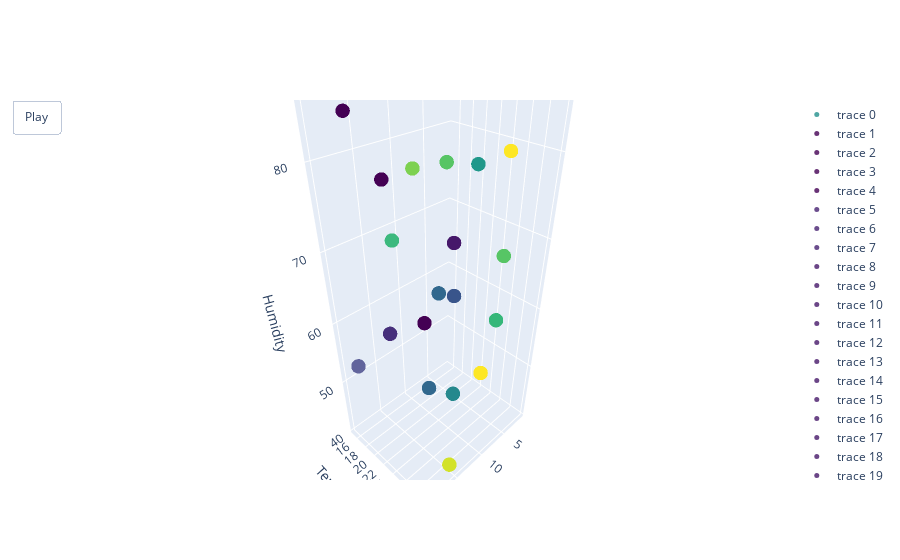

Source (notebook cell):
### Code cell
import numpy as np
import pandas as pd
import plotly.graph_objects as go

# Your data
day = [day for day in range(1, 21)]
temp = np.random.randint(15, 31, 20)
hum = np.random.randint(40, 91, 20)

df = pd.DataFrame({'Day': day, 'Temperature': temp, 'Humidity': hum})

# Creating the 3D plot with animation
fig = go.Figure()

for i in range(len(df)):
    fig.add_trace(go.Scatter3d(
        x=df['Day'][:i+1],
        y=df['Temperature'][:i+1],
        z=df['Humidity'][:i+1],
        mode='markers',
        marker=dict(size=5, color=df['Temperature'][:i+1], colorscale='Viridis', opacity=0.8)
    ))

fig.update_layout(
    scene=dict(
        xaxis_title='Day',
        yaxis_title='Temperature',
        zaxis_title='Humidity'
    ),
    updatemenus=[dict(type='buttons', showactive=False,
                      buttons=[dict(label='Play',
                                    method='animate',
                                    args=[None, dict(frame=dict(duration=100, redraw=True), fromcurrent=True)])])]
)

frames = [go.Frame(data=[go.Scatter3d(
    x=df['Day'][:k+1],
    y=df['Temperature'][:k+1],
    z=df['Humidity'][:k+1],
    mode='markers',
    marker=dict(size=5, color=df['Temperature'][:k+1], colorscale='Viridis', opacity=0.8)
)]) for k in range(len(df))]

fig.frames = frames
fig.show()

### Figure 1 — Plotly figure (JSON) as saved in the notebook; plotly's stock layout.template omitted (floating-point values rounded to 4 significant figures)
{"data": [{"marker": {"color": [16], "colorscale": [[0, "#440154"], [0.1111, "#482878"], [0.2222, "#3e4989"], [0.3333, "#31688e"], [0.4444, "#26828e"], [0.5556, "#1f9e89"], [0.6667, "#35b779"], [0.7778, "#6ece58"], [0.8889, "#b5de2b"], [1, "#fde725"]], "opacity": 0.8, "size": 5}, "mode": "markers", "type": "scatter3d", "x": [1], "y": [16], "z": [64]}, {"marker": {"color": [16, 25], "colorscale": [[0, "#440154"], [0.1111, "#482878"], [0.2222, "#3e4989"], [0.3333, "#31688e"], [0.4444, "#26828e"], [0.5556, "#1f9e89"], [0.6667, "#35b779"], [0.7778, "#6ece58"], [0.8889, "#b5de2b"], [1, "#fde725"]], "opacity": 0.8, "size": 5}, "mode": "markers", "type": "scatter3d", "x": [1, 2], "y": [16, 25], "z": [64, 56]}, {"marker": {"color": [16, 25, 26], "colorscale": [[0, "#440154"], [0.1111, "#482878"], [0.2222, "#3e4989"], [0.3333, "#31688e"], [0.4444, "#26828e"], [0.5556, "#1f9e89"], [0.6667, "#35b779"], [0.7778, "#6ece58"], [0.8889, "#b5de2b"], [1, "#fde725"]], "opacity": 0.8, "size": 5}, "mode": "markers", "type": "scatter3d", "x": [1, 2, 3], "y": [16, 25, 26], "z": [64, 56, 67]}, {"marker": {"color": [16, 25, 26, 19], "colorscale": [[0, "#440154"], [0.1111, "#482878"], [0.2222, "#3e4989"], [0.3333, "#31688e"], [0.4444, "#26828e"], [0.5556, "#1f9e89"], [0.6667, "#35b779"], [0.7778, "#6ece58"], [0.8889, "#b5de2b"], [1, "#fde725"]], "opacity": 0.8, "size": 5}, "mode": "markers", "type": "scatter3d", "x": [1, 2, 3, 4], "y": [16, 25, 26, 19], "z": [64, 56, 67, 58]}, {"marker": {"color": [16, 25, 26, 19, 23], "colorscale": [[0, "#440154"], [0.1111, "#482878"], [0.2222, "#3e4989"], [0.3333, "#31688e"], [0.4444, "#26828e"], [0.5556, "#1f9e89"], [0.6667, "#35b779"], [0.7778, "#6ece58"], [0.8889, "#b5de2b"], [1, "#fde725"]], "opacity": 0.8, "size": 5}, "mode": "markers", "type": "scatter3d", "x": [1, 2, 3, 4, 5], "y": [16, 25, 26, 19, 23], "z": [64, 56, 67, 58, 78]}, {"marker": {"color": [16, 25, 26, 19, 23, 15], "colorscale": [[0, "#440154"], [0.1111, "#482878"], [0.2222, "#3e4989"], [0.3333, "#31688e"], [0.4444, "#26828e"], [0.5556, "#1f9e89"], [0.6667, "#35b779"], [0.7778, "#6ece58"], [0.8889, "#b5de2b"], [1, "#fde725"]], "opacity": 0.8, "size": 5}, "mode": "markers", "type": "scatter3d", "x": [1, 2, 3, 4, 5, 6], "y": [16, 25, 26, 19, 23, 15], "z": [64, 56, 67, 58, 78, 52]}, {"marker": {"color": [16, 25, 26, 19, 23, 15, 22], "colorscale": [[0, "#440154"], [0.1111, "#482878"], [0.2222, "#3e4989"], [0.3333, "#31688e"], [0.4444, "#26828e"], [0.5556, "#1f9e89"], [0.6667, "#35b779"], [0.7778, "#6ece58"], [0.8889, "#b5de2b"], [1, "#fde725"]], "opacity": 0.8, "size": 5}, "mode": "markers", "type": "scatter3d", "x": [1, 2, 3, 4, 5, 6, 7], "y": [16, 25, 26, 19, 23, 15, 22], "z": [64, 56, 67, 58, 78, 52, 43]}, {"marker": {"color": [16, 25, 26, 19, 23, 15, 22, 20], "colorscale": [[0, "#440154"], [0.1111, "#482878"], [0.2222, "#3e4989"], [0.3333, "#31688e"], [0.4444, "#26828e"], [0.5556, "#1f9e89"], [0.6667, "#35b779"], [0.7778, "#6ece58"], [0.8889, "#b5de2b"], [1, "#fde725"]], "opacity": 0.8, "size": 5}, "mode": "markers", "type": "scatter3d", "x": [1, 2, 3, 4, 5, 6, 7, 8], "y": [16, 25, 26, 19, 23, 15, 22, 20], "z": [64, 56, 67, 58, 78, 52, 43, 61]}, {"marker": {"color": [16, 25, 26, 19, 23, 15, 22, 20, 30], "colorscale": [[0, "#440154"], [0.1111, "#482878"], [0.2222, "#3e4989"], [0.3333, "#31688e"], [0.4444, "#26828e"], [0.5556, "#1f9e89"], [0.6667, "#35b779"], [0.7778, "#6ece58"], [0.8889, "#b5de2b"], [1, "#fde725"]], "opacity": 0.8, "size": 5}, "mode": "markers", "type": "scatter3d", "x": [1, 2, 3, 4, 5, 6, 7, 8, 9], "y": [16, 25, 26, 19, 23, 15, 22, 20, 30], "z": [64, 56, 67, 58, 78, 52, 43, 61, 82]}, {"marker": {"color": [16, 25, 26, 19, 23, 15, 22, 20, 30, 20], "colorscale": [[0, "#440154"], [0.1111, "#482878"], [0.2222, "#3e4989"], [0.3333, "#31688e"], [0.4444, "#26828e"], [0.5556, "#1f9e89"], [0.6667, "#35b779"], [0.7778, "#6ece58"], [0.8889, "#b5de2b"], [1, "#fde725"]], "opacity": 0.8, "size": 5}, "mode": "markers", "type": "scatter3d", "x": [1, 2, 3, 4, 5, 6, 7, 8, 9, 10], "y": [16, 25, 26, 19, 23, 15, 22, 20, 30, 20], "z": [64, 56, 67, 58, 78, 52, 43, 61, 82, 45]}, {"marker": {"color": [16, 25, 26, 19, 23, 15, 22, 20, 30, 20, 30], "colorscale": [[0, "#440154"], [0.1111, "#482878"], [0.2222, "#3e4989"], [0.3333, "#31688e"], [0.4444, "#26828e"], [0.5556, "#1f9e89"], [0.6667, "#35b779"], [0.7778, "#6ece58"], [0.8889, "#b5de2b"], [1, "#fde725"]], "opacity": 0.8, "size": 5}, "mode": "markers", "type": "scatter3d", "x": [1, 2, 3, 4, 5, 6, 7, 8, 9, 10, 11], "y": [16, 25, 26, 19, 23, 15, 22, 20, 30, 20, 30], "z": [64, 56, 67, 58, 78, 52, 43, 61, 82, 45, 56]}, {"marker": {"color": [16, 25, 26, 19, 23, 15, 22, 20, 30, 20, 30, 15], "colorscale": [[0, "#440154"], [0.1111, "#482878"], [0.2222, "#3e4989"], [0.3333, "#31688e"], [0.4444, "#26828e"], [0.5556, "#1f9e89"], [0.6667, "#35b779"], [0.7778, "#6ece58"], [0.8889, "#b5de2b"], [1, "#fde725"]], "opacity": 0.8, "size": 5}, "mode": "markers", "type": "scatter3d", "x": [1, 2, 3, 4, 5, 6, 7, 8, 9, 10, 11, 12], "y": [16, 25, 26, 19, 23, 15, 22, 20, 30, 20, 30, 15], "z": [64, 56, 67, 58, 78, 52, 43, 61, 82, 45, 56, 76]}, {"marker": {"color": [16, 25, 26, 19, 23, 15, 22, 20, 30, 20, 30, 15, 26], "colorscale": [[0, "#440154"], [0.1111, "#482878"], [0.2222, "#3e4989"], [0.3333, "#31688e"], [0.4444, "#26828e"], [0.5556, "#1f9e89"], [0.6667, "#35b779"], [0.7778, "#6ece58"], [0.8889, "#b5de2b"], [1, "#fde725"]], "opacity": 0.8, "size": 5}, "mode": "markers", "type": "scatter3d", "x": [1, 2, 3, 4, 5, 6, 7, 8, 9, 10, 11, 12, 13], "y": [16, 25, 26, 19, 23, 15, 22, 20, 30, 20, 30, 15, 26], "z": [64, 56, 67, 58, 78, 52, 43, 61, 82, 45, 56, 76, 81]}, {"marker": {"color": [16, 25, 26, 19, 23, 15, 22, 20, 30, 20, 30, 15, 26, 17], "colorscale": [[0, "#440154"], [0.1111, "#482878"], [0.2222, "#3e4989"], [0.3333, "#31688e"], [0.4444, "#26828e"], [0.5556, "#1f9e89"], [0.6667, "#35b779"], [0.7778, "#6ece58"], [0.8889, "#b5de2b"], [1, "#fde725"]], "opacity": 0.8, "size": 5}, "mode": "markers", "type": "scatter3d", "x": [1, 2, 3, 4, 5, 6, 7, 8, 9, 10, 11, 12, 13, 14], "y": [16, 25, 26, 19, 23, 15, 22, 20, 30, 20, 30, 15, 26, 17], "z": [64, 56, 67, 58, 78, 52, 43, 61, 82, 45, 56, 76, 81, 56]}, {"marker": {"color": [16, 25, 26, 19, 23, 15, 22, 20, 30, 20, 30, 15, 26, 17, 29], "colorscale": [[0, "#440154"], [0.1111, "#482878"], [0.2222, "#3e4989"], [0.3333, "#31688e"], [0.4444, "#26828e"], [0.5556, "#1f9e89"], [0.6667, "#35b779"], [0.7778, "#6ece58"], [0.8889, "#b5de2b"], [1, "#fde725"]], "opacity": 0.8, "size": 5}, "mode": "markers", "type": "scatter3d", "x": [1, 2, 3, 4, 5, 6, 7, 8, 9, 10, 11, 12, 13, 14, 15], "y": [16, 25, 26, 19, 23, 15, 22, 20, 30, 20, 30, 15, 26, 17, 29], "z": [64, 56, 67, 58, 78, 52, 43, 61, 82, 45, 56, 76, 81, 56, 41]}, {"marker": {"color": [16, 25, 26, 19, 23, 15, 22, 20, 30, 20, 30, 15, 26, 17, 29, 15], "colorscale": [[0, "#440154"], [0.1111, "#482878"], [0.2222, "#3e4989"], [0.3333, "#31688e"], [0.4444, "#26828e"], [0.5556, "#1f9e89"], [0.6667, "#35b779"], [0.7778, "#6ece58"], [0.8889, "#b5de2b"], [1, "#fde725"]], "opacity": 0.8, "size": 5}, "mode": "markers", "type": "scatter3d", "x": [1, 2, 3, 4, 5, 6, 7, 8, 9, 10, 11, 12, 13, 14, 15, 16], "y": [16, 25, 26, 19, 23, 15, 22, 20, 30, 20, 30, 15, 26, 17, 29, 15], "z": [64, 56, 67, 58, 78, 52, 43, 61, 82, 45, 56, 76, 81, 56, 41, 84]}, {"marker": {"color": [16, 25, 26, 19, 23, 15, 22, 20, 30, 20, 30, 15, 26, 17, 29, 15, 21], "colorscale": [[0, "#440154"], [0.1111, "#482878"], [0.2222, "#3e4989"], [0.3333, "#31688e"], [0.4444, "#26828e"], [0.5556, "#1f9e89"], [0.6667, "#35b779"], [0.7778, "#6ece58"], [0.8889, "#b5de2b"], [1, "#fde725"]], "opacity": 0.8, "size": 5}, "mode": "markers", "type": "scatter3d", "x": [1, 2, 3, 4, 5, 6, 7, 8, 9, 10, 11, 12, 13, 14, 15, 16, 17], "y": [16, 25, 26, 19, 23, 15, 22, 20, 30, 20, 30, 15, 26, 17, 29, 15, 21], "z": [64, 56, 67, 58, 78, 52, 43, 61, 82, 45, 56, 76, 81, 56, 41, 84, 87]}, {"marker": {"color": [16, 25, 26, 19, 23, 15, 22, 20, 30, 20, 30, 15, 26, 17, 29, 15, 21, 27], "colorscale": [[0, "#440154"], [0.1111, "#482878"], [0.2222, "#3e4989"], [0.3333, "#31688e"], [0.4444, "#26828e"], [0.5556, "#1f9e89"], [0.6667, "#35b779"], [0.7778, "#6ece58"], [0.8889, "#b5de2b"], [1, "#fde725"]], "opacity": 0.8, "size": 5}, "mode": "markers", "type": "scatter3d", "x": [1, 2, 3, 4, 5, 6, 7, 8, 9, 10, 11, 12, 13, 14, 15, 16, 17, 18], "y": [16, 25, 26, 19, 23, 15, 22, 20, 30, 20, 30, 15, 26, 17, 29, 15, 21, 27], "z": [64, 56, 67, 58, 78, 52, 43, 61, 82, 45, 56, 76, 81, 56, 41, 84, 87, 82]}, {"marker": {"color": [16, 25, 26, 19, 23, 15, 22, 20, 30, 20, 30, 15, 26, 17, 29, 15, 21, 27, 25], "colorscale": [[0, "#440154"], [0.1111, "#482878"], [0.2222, "#3e4989"], [0.3333, "#31688e"], [0.4444, "#26828e"], [0.5556, "#1f9e89"], [0.6667, "#35b779"], [0.7778, "#6ece58"], [0.8889, "#b5de2b"], [1, "#fde725"]], "opacity": 0.8, "size": 5}, "mode": "markers", "type": "scatter3d", "x": [1, 2, 3, 4, 5, 6, 7, 8, 9, 10, 11, 12, 13, 14, 15, 16, 17, 18, 19], "y": [16, 25, 26, 19, 23, 15, 22, 20, 30, 20, 30, 15, 26, 17, 29, 15, 21, 27, 25], "z": [64, 56, 67, 58, 78, 52, 43, 61, 82, 45, 56, 76, 81, 56, 41, 84, 87, 82, 75]}, {"marker": {"color": [16, 25, 26, 19, 23, 15, 22, 20, 30, 20, 30, 15, 26, 17, 29, 15, 21, 27, 25, 18], "colorscale": [[0, "#440154"], [0.1111, "#482878"], [0.2222, "#3e4989"], [0.3333, "#31688e"], [0.4444, "#26828e"], [0.5556, "#1f9e89"], [0.6667, "#35b779"], [0.7778, "#6ece58"], [0.8889, "#b5de2b"], [1, "#fde725"]], "opacity": 0.8, "size": 5}, "mode": "markers", "type": "scatter3d", "x": [1, 2, 3, 4, 5, 6, 7, 8, 9, 10, 11, 12, 13, 14, 15, 16, 17, 18, 19, 20], "y": [16, 25, 26, 19, 23, 15, 22, 20, 30, 20, 30, 15, 26, 17, 29, 15, 21, 27, 25, 18], "z": [64, 56, 67, 58, 78, 52, 43, 61, 82, 45, 56, 76, 81, 56, 41, 84, 87, 82, 75, 55]}], "layout": {"scene": {"xaxis": {"title": {"text": "Day"}}, "yaxis": {"title": {"text": "Temperature"}}, "zaxis": {"title": {"text": "Humidity"}}}, "updatemenus": [{"buttons": [{"args": [null, {"frame": {"duration": 100, "redraw": true}, "fromcurrent": true}], "label": "Play", "method": "animate"}], "showactive": false, "type": "buttons"}]}}
